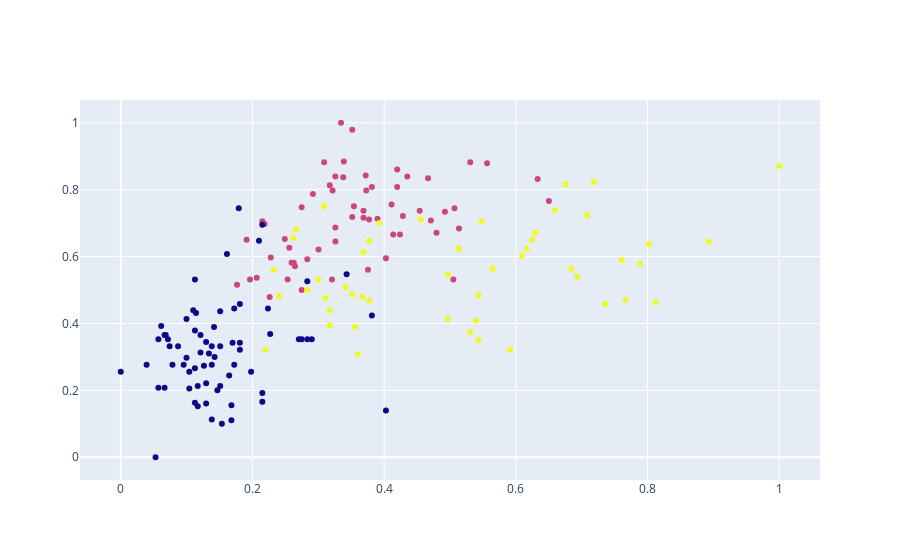

The notebook cell saved with this chart:
### Code cell
fig = go.Figure()
fig.add_trace(go.Scatter(x = df['Intensidade_de_cor'], y = df['Alcool'], 
                        mode = 'markers',
                        marker = dict(color = agrupador.labels_.astype(np.float)), 
                        text = labels))

fig.show()

### Figure 1 — Plotly figure (JSON) as saved in the notebook; plotly's stock layout.template omitted (floating-point values rounded to 4 significant figures; data arrays with more than 128 entries replaced by an {"elided": "..."} marker saying what was removed)
{"data": [{"marker": {"color": {"elided": "178 int values"}}, "mode": "markers", "text": {"elided": "178 int values"}, "type": "scatter", "x": {"elided": "178 float values"}, "y": {"elided": "178 float values"}}], "layout": {}}
